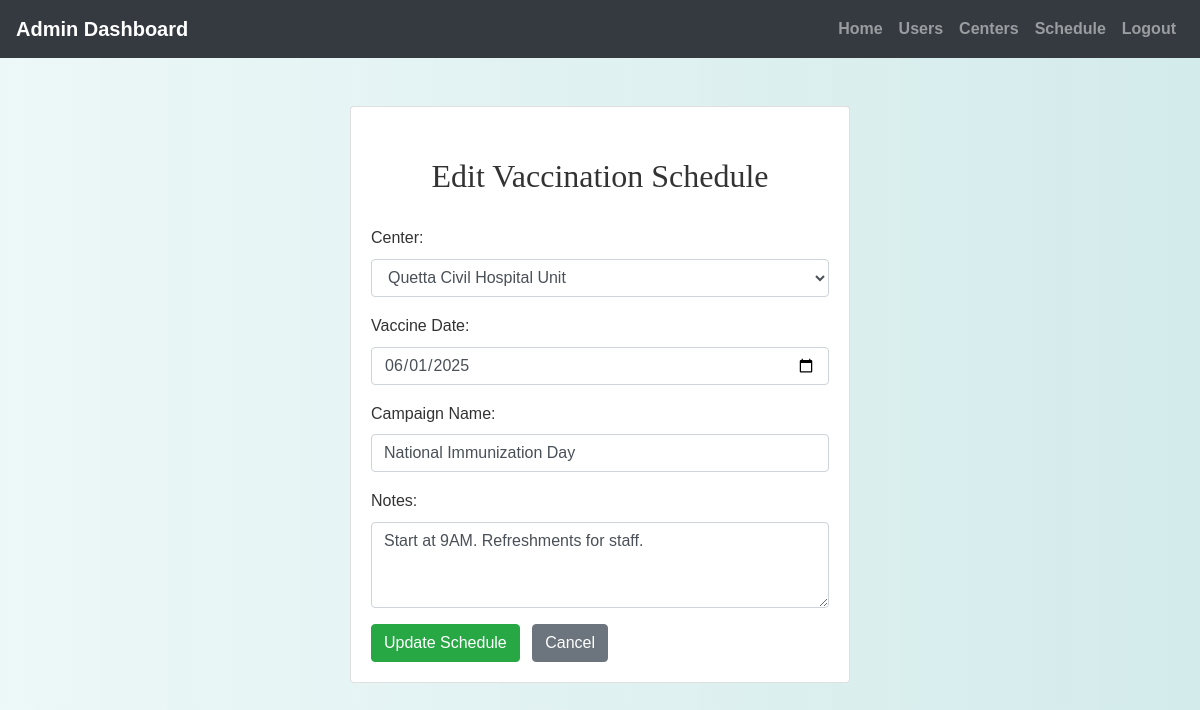
Page /admin/edit_schedule.php?id=11 (signed in) on the committed database.
### tables this page shows
CREATE TABLE `vaccination_schedules` (
  `id` int(11) NOT NULL,
  `center_id` int(11) NOT NULL,
  `vaccine_date` date NOT NULL,
  `campaign_name` varchar(255) NOT NULL,
  `notes` text DEFAULT NULL
);

CREATE TABLE `vaccination_centers` (
  `id` int(11) NOT NULL,
  `name` varchar(100) NOT NULL,
  `location` varchar(255) NOT NULL,
  `contact_number` varchar(20) NOT NULL
);

### admin/edit_schedule.php (the view, shortened to what this page needs)
<?php
include('config.php');
$id = intval($_GET['id']);
$centers = mysqli_query($conn, "SELECT id, name FROM vaccination_centers");
$result = mysqli_query($conn, "SELECT * FROM vaccination_schedules WHERE id = $id");
$data = mysqli_fetch_assoc($result);
?>
<!DOCTYPE html>
<html>
<head>
    <link rel="stylesheet" href="https://maxcdn.bootstrapcdn.com/bootstrap/4.5.2/css/bootstrap.min.css">
    <link rel="stylesheet" href="../css/style.css">
</head>
<body>
<?php include('admin_navbar.php'); ?>
<div class="container mt-5 mb-5">
        <div class="card mx-auto" style="max-width: 500px;">
        <div class="card-body">
    <h2>Edit Vaccination Schedule</h2>
    <form method="post">
        <div class="form-group">
            <label>Center:</label>
            <select name="center_id" class="form-control" required>
                <?php while ($center = mysqli_fetch_assoc($centers)): ?>
                    <option value="<?= $center['id'] ?>" <?= ($center['id'] == $data['center_id']) ? 'selected' : '' ?>>
                        <?= htmlspecialchars($center['name']) ?>
                    </option>
                <?php endwhile; ?>
            </select>
        </div>
        <div class="form-group">
            <label>Vaccine Date:</label>
            <input type="date" name="vaccine_date" required class="form-control" value="<?= $data['vaccine_date'] ?>" min="<?= date('Y-m-d'); ?>">
        </div>
        <div class="form-group">
            <label>Campaign Name:</label>
            <input type="text" name="campaign_name" required class="form-control" value="<?= htmlspecialchars($data['campaign_name']) ?>">
        </div>
        <div class="form-group">
            <label>Notes:</label>
            <textarea name="notes" class="form-control" rows="3"><?= htmlspecialchars($data['notes']) ?></textarea>
        </div>
        <button type="submit" class="btn btn-success">Update Schedule</button>
        <a href="view_schedules.php" class="btn btn-secondary ml-2">Cancel</a>
    </form>
</div>
</div>
</div>
</body>
</html>

### css/style.css (style rules this page uses)
body { background: linear-gradient(90deg, rgba(233, 246, 246, 0.831), rgba(207, 233, 233, 0.9)); font-family: 'Arial', sans-serif; color: #333; line-height: 1.6; }
h1, h2, h3, h4 { text-align: center; margin-top: 30px; margin-bottom: 30px; font-family: 'Georgia', serif; }
.container { margin-bottom: 40px; }
a { color: #006666; text-decoration: none; font-weight: bold; }

### rows in the picture
vaccination_schedules: center_id "Quetta Civil Hospital Unit", vaccine_date "06/01/2025", campaign_name "National Immunization Day", notes "Start at 9AM. Refreshments for staff."
